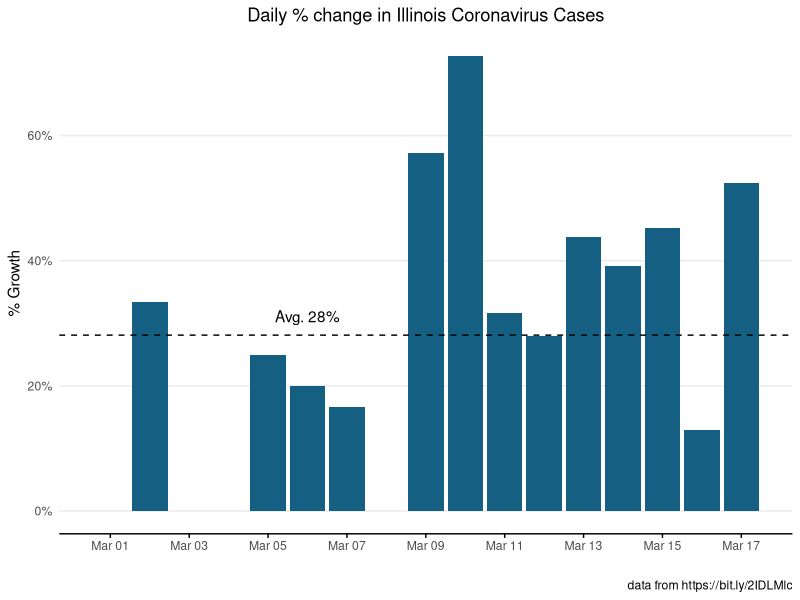
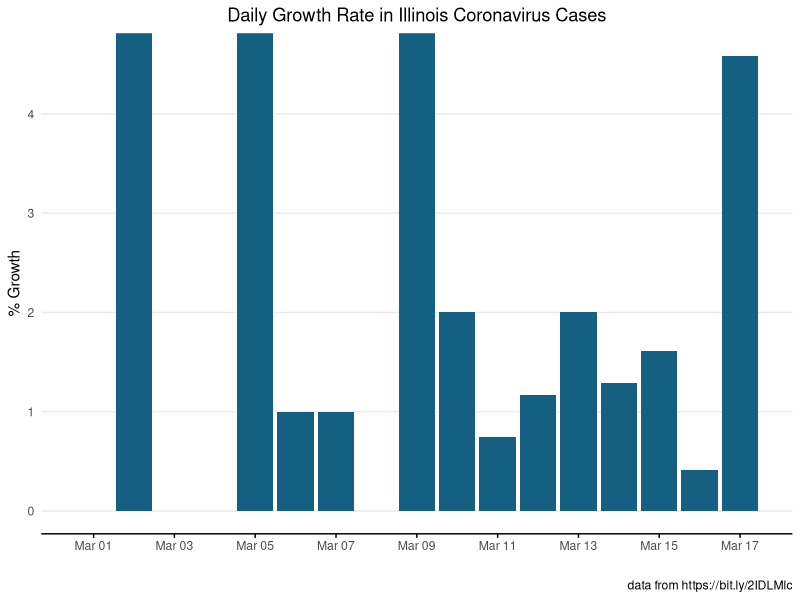
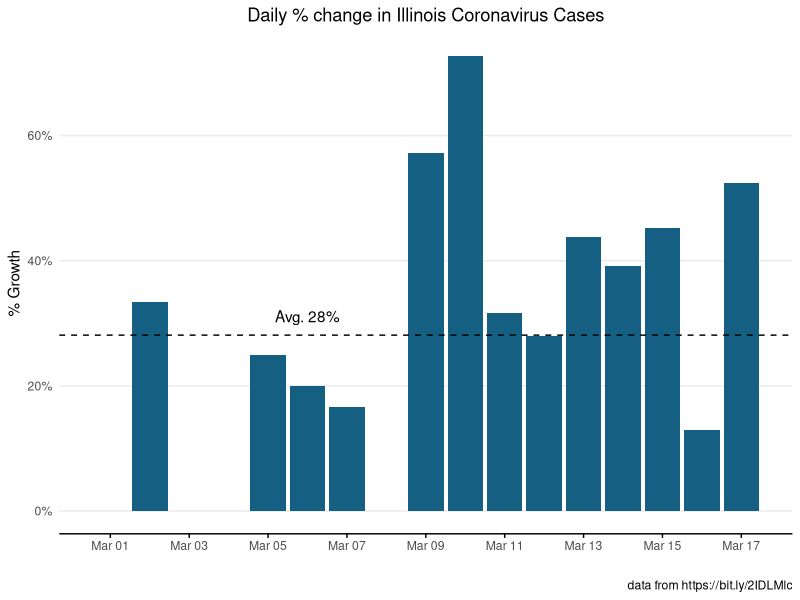
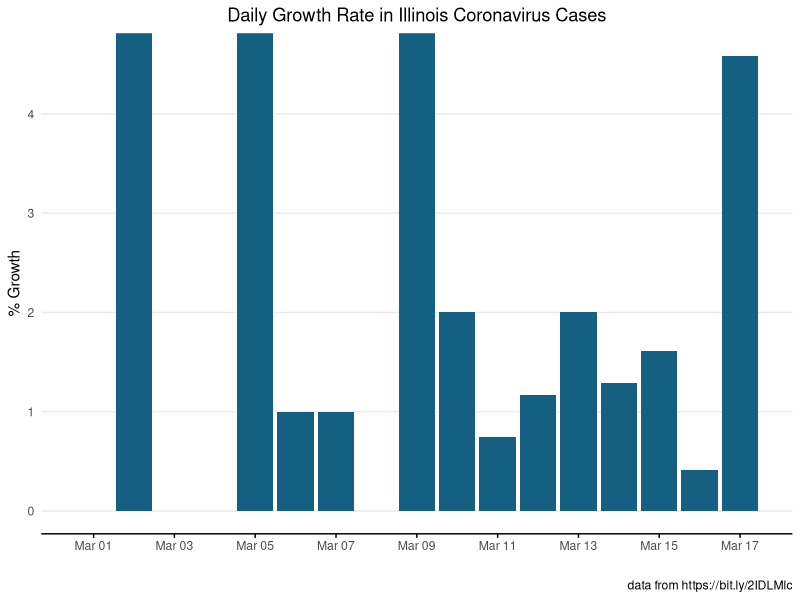

Recreate these plots in R, in order.
#' Simple projection of ILinois Covid-19 cases over time


# Load necessary libraries ------------------------------------------------

library(tidyverse)
library(here)
library(scales)


# Load data and calc % change ---------------------------------------------

df <- read_csv("data/IL-covid-19-cases.csv") %>%
  mutate(Date=as.Date(Date, "%m/%d/%y")) %>%
  mutate(percentChange=(Cases-lag(Cases))/lag(Cases),
         newcases=Cases-lag(Cases),
         growthFactor=newcases/lag(newcases))


dfMostRecent <- df %>%
  arrange(Date) %>%
  filter(row_number()==n()) %>%
  mutate(Date=as.Date(Date),
         lab=paste0(newcases, " new cases\n", percent(percentChange), " growth"))

todayDate <- format(dfMostRecent[[1, "Date"]],"%Y-%m-%d")

# Limit to data since March 1 ---------------------------------------------
df <- df %>%
  filter(Date>=as.Date("2020-03-01"))

meangrowth=mean(df$percentChange)

meangrowthlabel = paste("Avg.", percent(meangrowth))
ggplot(data=df) +
  geom_col(aes(x=Date, y=percentChange), fill="#155F83") +
  geom_hline(yintercept = meangrowth, linetype="dashed")+
  theme_minimal()+
  scale_y_continuous(labels = scales::percent)+
  scale_x_date(date_breaks = "2 day", date_labels = "%b %d")+
  ggtitle("Daily % change in Illinois Coronavirus Cases") +
  annotate("text", x=as.Date("2020-03-06"), y=meangrowth+.03 ,label=meangrowthlabel)+
  xlab("") + 
  ylab("% Growth")+
  labs(caption = "data from https://bit.ly/2IDLMlc")+
  theme(panel.grid.minor.x=element_blank(),
        panel.grid.major.x=element_blank(),
        plot.title = element_text(hjust = .5),
        panel.grid.minor.y=element_blank(),
        axis.line.x = element_line(color="black", size = .5),
        axis.ticks.x=element_line(),
        axis.ticks.length.x = unit(3, "pt"))

fname <- paste0("percent_change-", todayDate, ".png")

ggsave(here("output", fname), w=8, h=6)

ggplot(data=df) +
  geom_col(aes(x=Date, y=growthFactor), fill="#155F83") +
  theme_minimal()+
  scale_x_date(date_breaks = "2 day", date_labels = "%b %d")+
  ggtitle("Daily Growth Rate in Illinois Coronavirus Cases") +
  xlab("") + 
  ylab("% Growth")+
  labs(caption = "data from https://bit.ly/2IDLMlc")+
  theme(panel.grid.minor.x=element_blank(),
        panel.grid.major.x=element_blank(),
        plot.title = element_text(hjust = .5),
        panel.grid.minor.y=element_blank(),
        axis.line.x = element_line(color="black", size = .5),
        axis.ticks.x=element_line(),
        axis.ticks.length.x = unit(3, "pt"))

fname <- paste0("growth_rate-", todayDate, ".png")

ggsave(here("output", fname), w=8, h=6)

